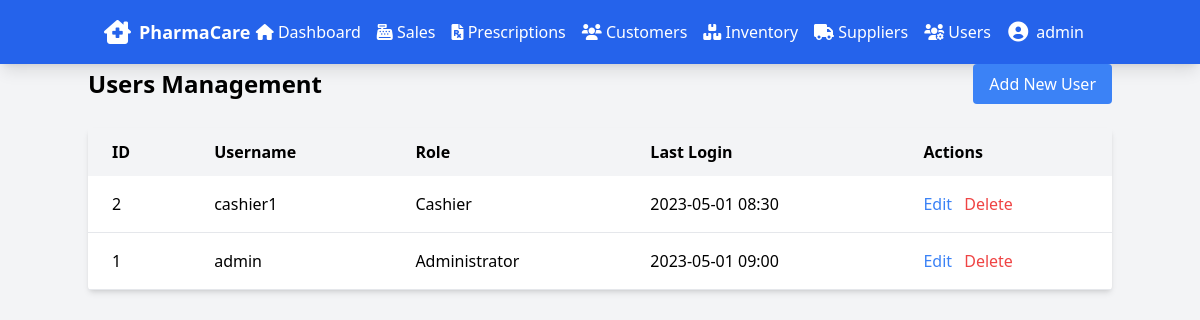
Screenshot of /users/users.php (signed in) with the database file from the repository.
### tables this page shows
CREATE TABLE USER (
    user_id INT PRIMARY KEY AUTO_INCREMENT,
    username VARCHAR(50) NOT NULL UNIQUE,
    password_hash VARCHAR(255) NOT NULL,
    role VARCHAR(20),
    last_login DATETIME
);

### users/users.php (the view)
<?php
require_once '../includes/db_connect.php';
require_once '../includes/header.php';
$users = $pdo->query("SELECT * FROM USER ORDER BY user_id DESC")->fetchAll();
?>
<div class="container mx-auto">
    <div class="flex justify-between items-center mb-6">
        <h2 class="text-2xl font-bold">Users Management</h2>
        <a href="user_add.php" class="bg-blue-500 text-white px-4 py-2 rounded">Add New User</a>
    </div>
    <div class="bg-white shadow-md rounded">
        <table class="min-w-full">
            <thead class="bg-gray-100">
                <tr>
                    <th class="px-6 py-3 text-left">ID</th>
                    <th class="px-6 py-3 text-left">Username</th>
                    <th class="px-6 py-3 text-left">Role</th>
                    <th class="px-6 py-3 text-left">Last Login</th>
                    <th class="px-6 py-3 text-left">Actions</th>
                </tr>
            </thead>
            <tbody>
                <?php foreach ($users as $user): ?>
                <tr class="border-b">
                    <td class="px-6 py-4"><?= htmlspecialchars($user['user_id']) ?></td>
                    <td class="px-6 py-4"><?= htmlspecialchars($user['username']) ?></td>
                    <td class="px-6 py-4"><?= htmlspecialchars($user['role']) ?></td>
                    <td class="px-6 py-4"><?= $user['last_login'] ? date('Y-m-d H:i', strtotime($user['last_login'])) : 'Never' ?></td>
                    <td class="px-6 py-4">
                        <a href="user_edit.php?id=<?= $user['user_id'] ?>" class="text-blue-500">Edit</a>
                        <a href="user_delete.php?id=<?= $user['user_id'] ?>" class="text-red-500 ml-2" onclick="return confirm('Are you sure?')">Delete</a>
                    </td>
                </tr>
                <?php endforeach; ?>
            </tbody>
        </table>
    </div>
</div>

### rows the page displays
user: user_id "2", username "cashier1", role "Cashier", last_login "2023-05-01 08:30"
user: user_id "1", username "admin", role "Administrator", last_login "2023-05-01 09:00"

### other values shown
$_SESSION['username'] "admin"
